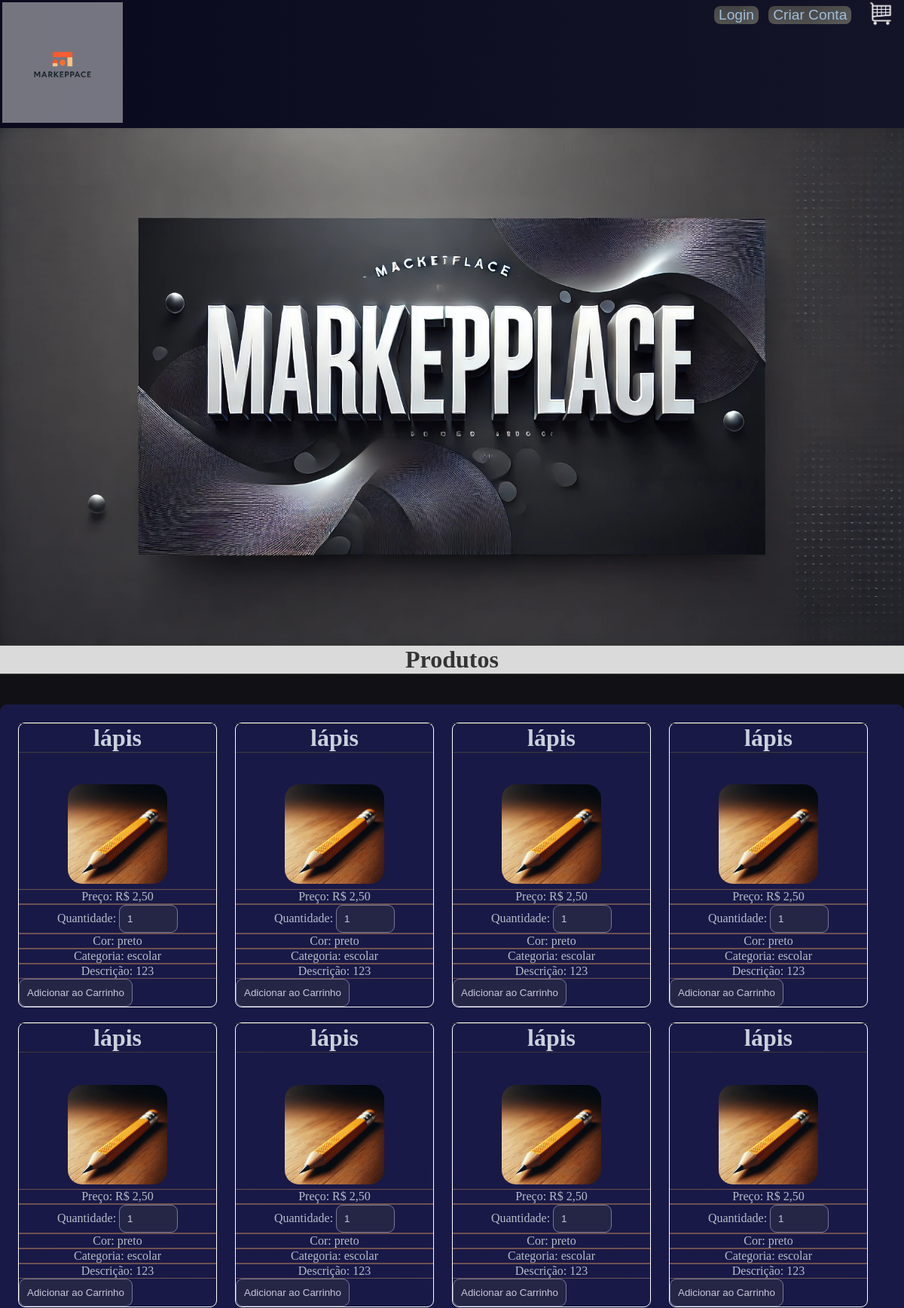
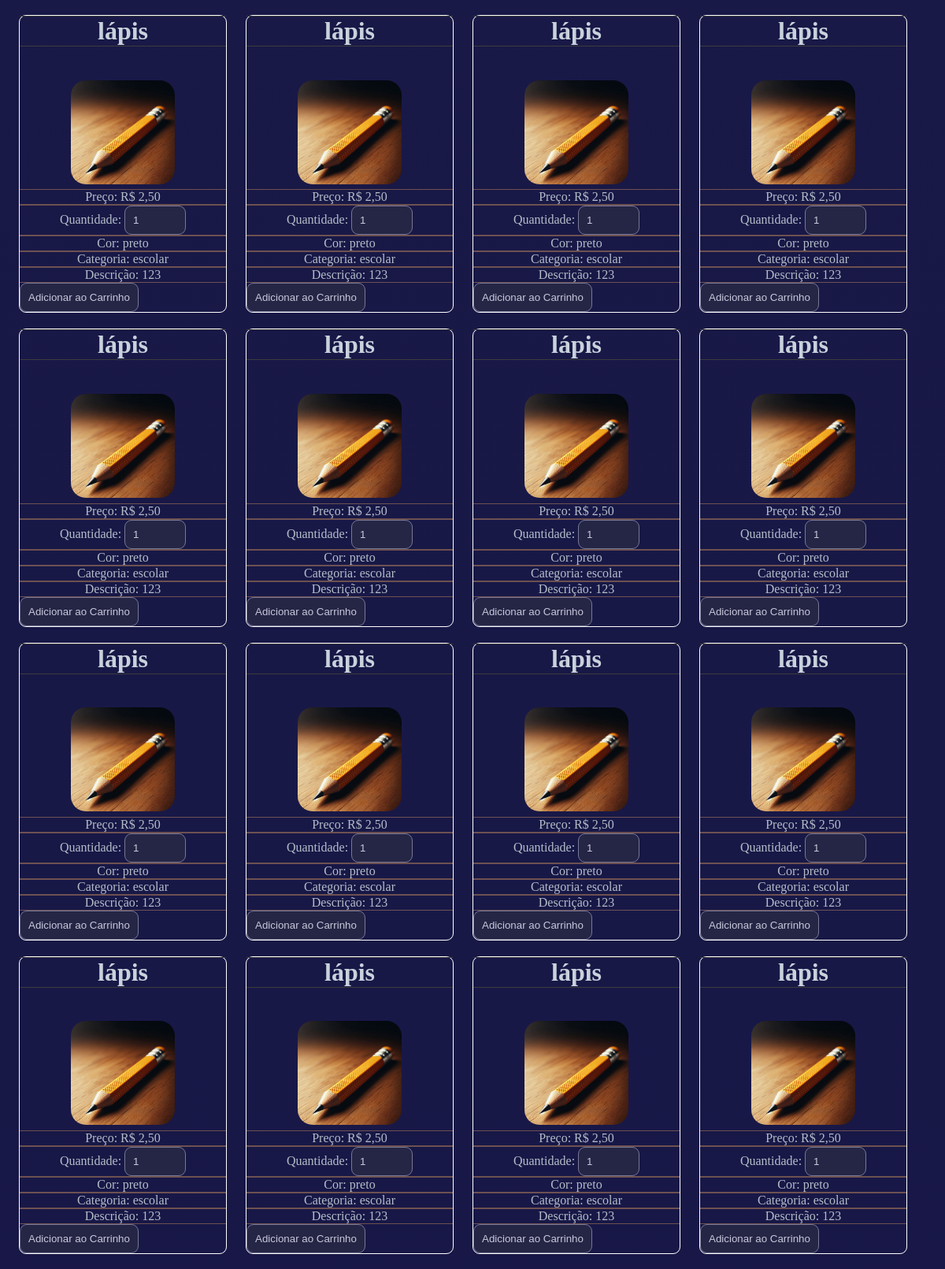
The page / (upper part) on the database its author committed (2 pictures, top to bottom).
### tables this page shows
CREATE TABLE `produto` (
  `id_produto` int(11) NOT NULL,
  `nome_produto` varchar(80) NOT NULL,
  `preco_produto` decimal(10,2) NOT NULL,
  `quantidade_produto` varchar(100) NOT NULL,
  `fk_id_cores` int(11) DEFAULT NULL,
  `fk_id_categorias` int(11) DEFAULT NULL,
  `imagem` varchar(225) NOT NULL,
  `descricao` text NOT NULL
);

CREATE TABLE `cores` (
  `id_cores` int(11) NOT NULL,
  `opcoes_cores` varchar(50) NOT NULL
);

CREATE TABLE `categorias` (
  `id_categorias` int(11) NOT NULL,
  `opcoes_categorias` varchar(80) NOT NULL
);

### index.php (the view, shortened to what this page needs)
<?php
include_once('config.php');
$cpf = isset($_SESSION['cpf']) ? $_SESSION['cpf'] : '';
$sql = "SELECT * FROM produto
        JOIN cores ON produto.fk_id_cores = cores.id_cores
        JOIN categorias ON produto.fk_id_categorias = categorias.id_categorias";
$result = $conexao->query($sql);
?>
<!doctype html>
<html lang="pt-br">
<head>
    <link rel="stylesheet" href="css/style.css">
</head>
<body>
<header>
    <div class="menu">
        <div>
            <a href="index.php">
                <img src="img/logo.png" class="imglogo" id="img1" alt="Logo">
            </a>
        </div>
        <div class="login">
            <?php
            if (empty($cpf)) {
                echo "<button><a href='login.php'>Login</a></button>";
            }
            ?>
            <button><a href="criar_conta.php">Criar Conta</a></button>
            <div class="carrinho">
                <a href="carrinho.php">
                    <img src="img/carrinho.png" alt="Carrinho" id="img2">
                </a>
            </div>
        </div>
    </div>
</header>
<main>
    <div class="main">
        <img src="img/teste.webp" class="imagens" alt="Imagem Principal">
        <h1 id="h1">Produtos</h1>
    </div>
    <div class='cards'>
        <?php while($row = $result->fetch_assoc()): ?>
        <div class="card">
            <form method="POST" action="carrinho.php">
                <h1><?php echo $row['nome_produto']; ?></h1>
                <div><center><img src="<?php echo $row["imagem"]; ?>" alt="Imagem do Produto" class="img1"></center></div>
                <div class="card_texto">
                    <label for="preco_produto">Preço: R$ <?php echo number_format($row['preco_produto'], 2, ',', '.'); ?></label>
                </div>
                <div class="card_texto">
                    <label for="quantidade">Quantidade:</label>
                    <input type="number" name="quantidade_produto" value="1" min="1" max="<?php echo $row['quantidade_produto']; ?>">
                </div>
                <div class="card_texto">
                    <label for="fk_id_cores">Cor: <?php echo $row['opcoes_cores']; ?></label>
                </div>
                <div class="card_texto">
                    <label for="fk_id_categorias">Categoria: <?php echo $row['opcoes_categorias']; ?></label>
                </div>
                <div class="card_texto">
                    <label for="descricao">Descrição: <?php echo $row['descricao']; ?></label>
                </div>
                <input type="submit" name="add_to_cart" value="Adicionar ao Carrinho">
            </form>
        </div>
        <?php endwhile; ?>
    </div>
</main>
</body>
</html>

### css/style.css (style rules this page uses)
body, * { margin: 0; }
body { background-image: linear-gradient(to top, rgb(11, 10, 24), rgb(18, 18, 20)); color: rgb(180, 190, 200); }
h1, h2, h4, h6 { text-align: center; color: rgb(200, 210, 220); }
#h1 { color: rgba(0, 0, 0, 0.76); background-color: #ffffffd7; }
h1 { border-top: 1px solid rgb(60, 60, 60); border-bottom: 1px solid rgb(60, 60, 60); margin-bottom: 5vh; }
button { white-space: nowrap; cursor: pointer; font-size: larger; border: none; color: rgb(210, 210, 210); background: linear-gradient(rgba(80, 80, 80, 0.7), rgba(90, 90, 90, 0.8)) padding-box, linear-gradient(to right, #333333, #222222, #555555) border-box; border-radius: 8px; }
.login { margin-right: 1vw; width: 240px; height: 5vh; display: flex; justify-content: space-between; align-items: center; color: rgb(190, 190, 190); }
.imagens { max-width: 100%; max-height: 10%; }
#img1 { margin: 3px; max-width: 50vw; max-height: 20vh; background-color: #ffffff6f; }
#img2 { max-width: 3vw; max-height: 5vh; padding-left: 0.7vw; }
.img1 { margin: 1%; border-radius: 19px; max-width: 24vw; max-height: 11vw; }
.menu { display: flex; justify-content: space-between; background-image: linear-gradient(to left, rgb(20, 20, 40), rgb(10, 10, 30)); }
a { color: rgb(160, 190, 220); text-decoration: none; text-align: center; }
input, select { border-radius: 9px; background-color: #252545; border: 1px solid rgb(120, 120, 150); color: rgb(200, 200, 220); padding: 10px; }
::placeholder { color: rgb(180, 180, 180); }
.main { display: flex; flex-direction: column; overflow: hidden; }
.cards { padding-left: 10vw; background-color: #20206b94; overflow: hidden; display: grid; min-width: 19vw; border-radius: 9px; grid-template-columns: 24vw 24vw 24vw 24vw; padding: 1vw 1vw 1vh 1vw ; }
.card { border-radius: 9px; display: flex; border: 1px solid #ffffff; flex-direction: column; min-width: 19vw; margin: 1vw 1vw 1vh 1vw ; }
.card_texto { font-size: absolute 120% !important; text-align: center; border-top: 1px solid #6d5151; overflow: hidden ; border-bottom: 1px solid #6d5151; }

### rows shown on the page
produto: nome_produto "lápis", imagem (picture), preco_produto "2,50", fk_id_cores.opcoes_cores "preto", fk_id_categorias.opcoes_categorias "escolar", descricao "123"
produto: nome_produto "lápis", imagem (picture), preco_produto "2,50", fk_id_cores.opcoes_cores "preto", fk_id_categorias.opcoes_categorias "escolar", descricao "123"
produto: nome_produto "lápis", imagem (picture), preco_produto "2,50", fk_id_cores.opcoes_cores "preto", fk_id_categorias.opcoes_categorias "escolar", descricao "123"
produto: nome_produto "lápis", imagem (picture), preco_produto "2,50", fk_id_cores.opcoes_cores "preto", fk_id_categorias.opcoes_categorias "escolar", descricao "123"
produto: nome_produto "lápis", imagem (picture), preco_produto "2,50", fk_id_cores.opcoes_cores "preto", fk_id_categorias.opcoes_categorias "escolar", descricao "123"
produto: nome_produto "lápis", imagem (picture), preco_produto "2,50", fk_id_cores.opcoes_cores "preto", fk_id_categorias.opcoes_categorias "escolar", descricao "123"
produto: nome_produto "lápis", imagem (picture), preco_produto "2,50", fk_id_cores.opcoes_cores "preto", fk_id_categorias.opcoes_categorias "escolar", descricao "123"
produto: nome_produto "lápis", imagem (picture), preco_produto "2,50", fk_id_cores.opcoes_cores "preto", fk_id_categorias.opcoes_categorias "escolar", descricao "123"
produto: nome_produto "lápis", imagem (picture), preco_produto "2,50", fk_id_cores.opcoes_cores "preto", fk_id_categorias.opcoes_categorias "escolar", descricao "123"
produto: nome_produto "lápis", imagem (picture), preco_produto "2,50", fk_id_cores.opcoes_cores "preto", fk_id_categorias.opcoes_categorias "escolar", descricao "123"
produto: nome_produto "lápis", imagem (picture), preco_produto "2,50", fk_id_cores.opcoes_cores "preto", fk_id_categorias.opcoes_categorias "escolar", descricao "123"
produto: nome_produto "lápis", imagem (picture), preco_produto "2,50", fk_id_cores.opcoes_cores "preto", fk_id_categorias.opcoes_categorias "escolar", descricao "123"
produto: nome_produto "lápis", imagem (picture), preco_produto "2,50", fk_id_cores.opcoes_cores "preto", fk_id_categorias.opcoes_categorias "escolar", descricao "123"
produto: nome_produto "lápis", imagem (picture), preco_produto "2,50", fk_id_cores.opcoes_cores "preto", fk_id_categorias.opcoes_categorias "escolar", descricao "123"
produto: nome_produto "lápis", imagem (picture), preco_produto "2,50", fk_id_cores.opcoes_cores "preto", fk_id_categorias.opcoes_categorias "escolar", descricao "123"
produto: nome_produto "lápis", imagem (picture), preco_produto "2,50", fk_id_cores.opcoes_cores "preto", fk_id_categorias.opcoes_categorias "escolar", descricao "123"
produto: nome_produto "lápis", imagem (picture), preco_produto "2,50", fk_id_cores.opcoes_cores "preto", fk_id_categorias.opcoes_categorias "escolar", descricao "123"
produto: nome_produto "lápis", imagem (picture), preco_produto "2,50", fk_id_cores.opcoes_cores "preto", fk_id_categorias.opcoes_categorias "escolar", descricao "123"
produto: nome_produto "lápis", imagem (picture), preco_produto "2,50", fk_id_cores.opcoes_cores "preto", fk_id_categorias.opcoes_categorias "escolar", descricao "123"
produto: nome_produto "lápis", imagem (picture), preco_produto "2,50", fk_id_cores.opcoes_cores "preto", fk_id_categorias.opcoes_categorias "escolar", descricao "123"
produto: nome_produto "lápis", imagem (picture), preco_produto "2,50", fk_id_cores.opcoes_cores "preto", fk_id_categorias.opcoes_categorias "escolar", descricao "123"
produto: nome_produto "lápis", imagem (picture), preco_produto "2,50", fk_id_cores.opcoes_cores "preto", fk_id_categorias.opcoes_categorias "escolar", descricao "123"
produto: nome_produto "lápis", imagem (picture), preco_produto "2,50", fk_id_cores.opcoes_cores "preto", fk_id_categorias.opcoes_categorias "escolar", descricao "123"
produto: nome_produto "lápis", imagem (picture), preco_produto "2,50", fk_id_cores.opcoes_cores "preto", fk_id_categorias.opcoes_categorias "escolar", descricao "123"
